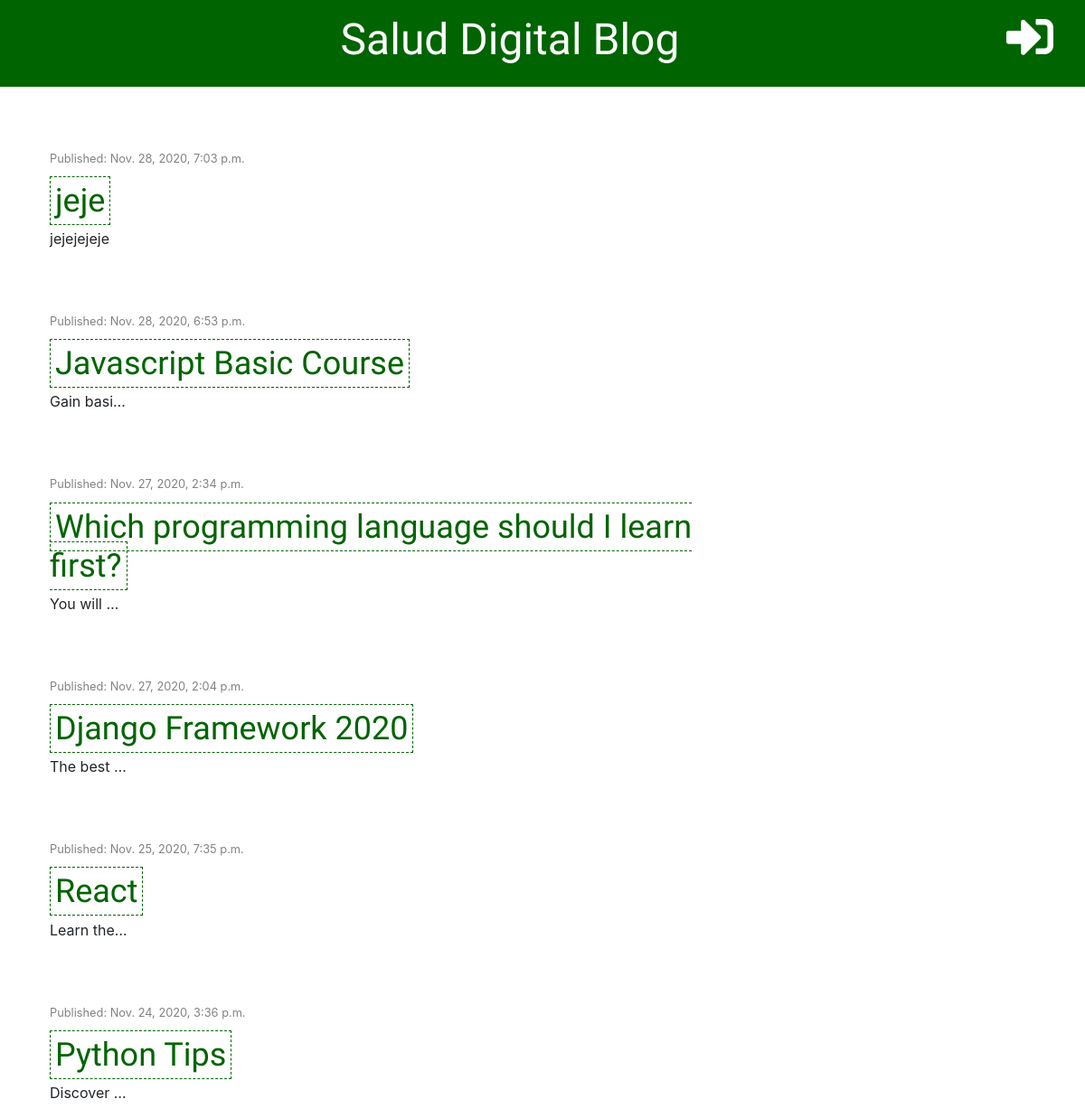
The page / on the database its author committed.
### blog/models.py (models this page shows, shortened)
class Post(models.Model):
    author = models.ForeignKey('auth.User', on_delete=models.CASCADE)
    title = models.CharField(max_length=200)
    text = models.TextField()
    date = models.DateTimeField(default=timezone.now)
    published_date = models.DateTimeField(blank=True, null=True)

### blog/views.py (the view)
# urls.py: path('', views.post_list, name='post_list'),
def post_list(request):
    posts= Post.objects.filter(published_date__lte=timezone.now()).order_by('-published_date')
    stuff_for_frontend = {'posts': posts}
    return render(request, 'blog/post_list.html', stuff_for_frontend)

### blog/templates/blog/post_list.html (shortened to what this page needs)
{% extends 'blog/base.html' %}
{% block content %}
    {% for post in posts %}
    <div class="posts">
        <div class="date">
            <p>Published: {{post.published_date}}</p>
        </div>
        <h2><a href="{% url 'post_detail' pk=post.pk %}">{{post.title}}</a></h2>
        <p>{{post.text|truncatechars:10|linebreaksbr}}</p>
    </div>
    {% endfor %}
{% endblock %}

### blog/static/css/blog.css (style rules this page uses)
h1, h2, h3, h4 { font-family: 'Tangerine', 'Inconsolata', 'Droid Sans', serif; font-size: 36px; }
.date { color: #828282; font-size: 0.8em; }
.posts { margin-top: 70px; }
.posts h2 a { color:darkgreen; border: 1px dashed darkgreen; padding: 5px; }

### rows shown on the page
Post: published_date "Nov. 28, 2020, 7:03 p.m.", title "jeje", text "jejejejeje"
Post: published_date "Nov. 28, 2020, 6:53 p.m.", title "Javascript Basic Course", text "Gain basi…"
Post: published_date "Nov. 27, 2020, 2:34 p.m.", title "Which programming language should I learn first?", text "You will …"
Post: published_date "Nov. 27, 2020, 2:04 p.m.", title "Django Framework 2020", text "The best …"
Post: published_date "Nov. 25, 2020, 7:35 p.m.", title "React", text "Learn the…"
Post: published_date "Nov. 24, 2020, 3:36 p.m.", title "Python Tips", text "Discover …"
